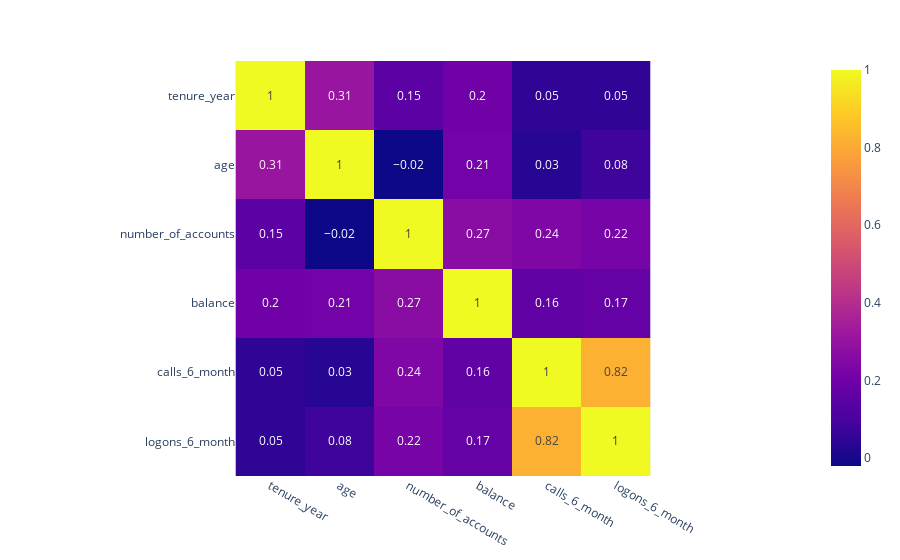

The notebook cell saved with this chart:
### Code cell
fig = px.imshow(round(correlation_matrix,2), text_auto=True)
fig.show()

### Figure 1 — Plotly figure (JSON) as saved in the notebook; plotly's stock layout.template omitted (floating-point values rounded to 4 significant figures)
{"data": [{"coloraxis": "coloraxis", "hovertemplate": "x: %{x}<br>y: %{y}<br>color: %{z}<extra></extra>", "name": "0", "texttemplate": "%{z}", "type": "heatmap", "x": ["tenure_year", "age", "number_of_accounts", "balance", "calls_6_month", "logons_6_month"], "xaxis": "x", "y": ["tenure_year", "age", "number_of_accounts", "balance", "calls_6_month", "logons_6_month"], "yaxis": "y", "z": [[1, 0.31, 0.15, 0.2, 0.05, 0.05], [0.31, 1, -0.02, 0.21, 0.03, 0.08], [0.15, -0.02, 1, 0.27, 0.24, 0.22], [0.2, 0.21, 0.27, 1, 0.16, 0.17], [0.05, 0.03, 0.24, 0.16, 1, 0.82], [0.05, 0.08, 0.22, 0.17, 0.82, 1]]}], "layout": {"coloraxis": {"colorscale": [[0, "#0d0887"], [0.1111, "#46039f"], [0.2222, "#7201a8"], [0.3333, "#9c179e"], [0.4444, "#bd3786"], [0.5556, "#d8576b"], [0.6667, "#ed7953"], [0.7778, "#fb9f3a"], [0.8889, "#fdca26"], [1, "#f0f921"]]}, "margin": {"t": 60}, "xaxis": {"anchor": "y", "constrain": "domain", "domain": [0, 1], "scaleanchor": "y"}, "yaxis": {"anchor": "x", "autorange": "reversed", "constrain": "domain", "domain": [0, 1]}}}
